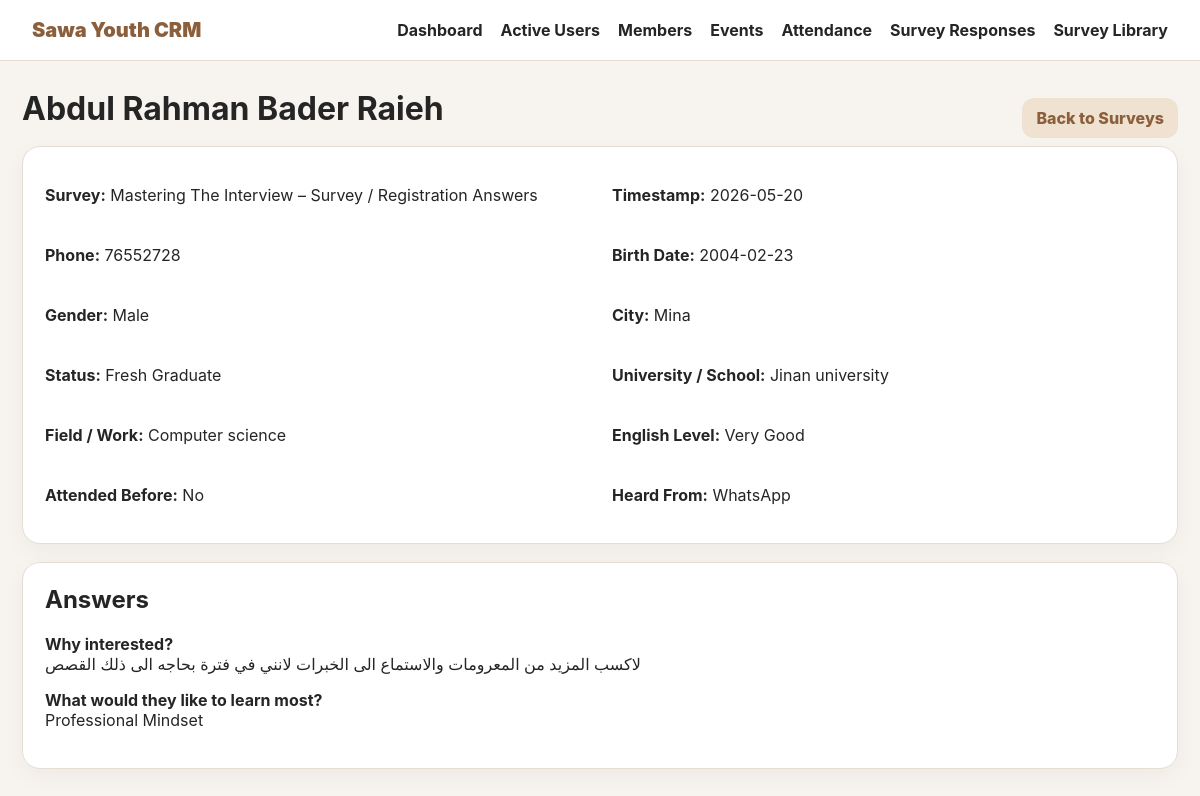
The page /surveys/14 on the database its author committed.
### tables this page shows
CREATE TABLE surveys (
    id INTEGER PRIMARY KEY AUTOINCREMENT,
    survey_name TEXT,
    timestamp TEXT,
    full_name TEXT,
    phone TEXT,
    birth_date TEXT,
    gender TEXT,
    city TEXT,
    current_status TEXT,
    university_school TEXT,
    field_work TEXT,
    english_level TEXT,
    interest_reason TEXT,
    attended_before TEXT,
    learn_most TEXT,
    heard_from TEXT,
    raw_answers TEXT
);

### app.py (the view)
@app.route("/surveys/<int:survey_id>")
def survey_detail(survey_id):
    conn = get_db()
    survey = conn.execute("SELECT * FROM surveys WHERE id=?", (survey_id,)).fetchone()
    conn.close()
    if not survey:
        flash("Survey response not found.")
        return redirect(url_for("surveys"))
    return render_template("survey_detail.html", survey=survey)

### app.py (called while the page is built)
def get_db():
    conn = sqlite3.connect(DB_PATH)
    conn.row_factory = sqlite3.Row
    conn.execute("PRAGMA foreign_keys = ON")
    return conn

### templates/survey_detail.html
{% extends 'base.html' %}{% block content %}<div class="actions" style="justify-content:space-between"><h1>{{ survey.full_name }}</h1><a class="btn secondary" href="{{ url_for('surveys') }}">Back to Surveys</a></div>
<div class="card profile-grid"><p><b>Survey:</b> {{ survey.survey_name }}</p><p><b>Timestamp:</b> {{ survey.timestamp }}</p><p><b>Phone:</b> {{ survey.phone }}</p><p><b>Birth Date:</b> {{ survey.birth_date }}</p><p><b>Gender:</b> {{ survey.gender }}</p><p><b>City:</b> {{ survey.city }}</p><p><b>Status:</b> {{ survey.current_status }}</p><p><b>University / School:</b> {{ survey.university_school }}</p><p><b>Field / Work:</b> {{ survey.field_work }}</p><p><b>English Level:</b> {{ survey.english_level }}</p><p><b>Attended Before:</b> {{ survey.attended_before }}</p><p><b>Heard From:</b> {{ survey.heard_from }}</p></div>
<div class="card"><h2>Answers</h2><p><b>Why interested?</b><br>{{ survey.interest_reason }}</p><p><b>What would they like to learn most?</b><br>{{ survey.learn_most }}</p></div>{% endblock %}

### static/style.css (style rules this page uses)
:root { --bg:#f7f4ef;--card:#fff;--ink:#252525;--muted:#777;--line:#e6ddd2;--accent:#8b5e3c;--soft:#efe2d1 }
* { box-sizing:border-box }
body { margin:0;font-family:Inter,Arial,sans-serif;background:var(--bg);color:var(--ink) }
h1 { margin:0 0 18px }
.card { background:white;border:1px solid var(--line);border-radius:18px;padding:22px;box-shadow:0 8px 24px rgba(0,0,0,.04);margin-bottom:18px }
.btn { background:var(--accent);color:white;padding:10px 14px;border-radius:12px;border:0;text-decoration:none;display:inline-block;font-weight:800;cursor:pointer }
.btn.secondary { background:var(--soft);color:var(--accent) }
.actions { display:flex;gap:8px;align-items:center;flex-wrap:wrap }
.profile-grid { display:grid;grid-template-columns:repeat(2,1fr);gap:8px 24px }
.btn { transition:.15s ease }
h2 { margin-top:0 }

### rows shown on the page
surveys: full_name "Abdul Rahman Bader Raieh", survey_name "Mastering The Interview – Survey / Registration Answers", timestamp "2026-05-20", phone "76552728", birth_date "2004-02-23", gender "Male", city "Mina", current_status "Fresh Graduate", university_school "Jinan university", field_work "Computer science", english_level "Very Good", attended_before "No", heard_from "WhatsApp", interest_reason "لاكسب المزيد من المعرومات والاستماع الى الخبرات لانني في فترة بحاجه الى ذلك القصص", learn_most "Professional Mindset"
